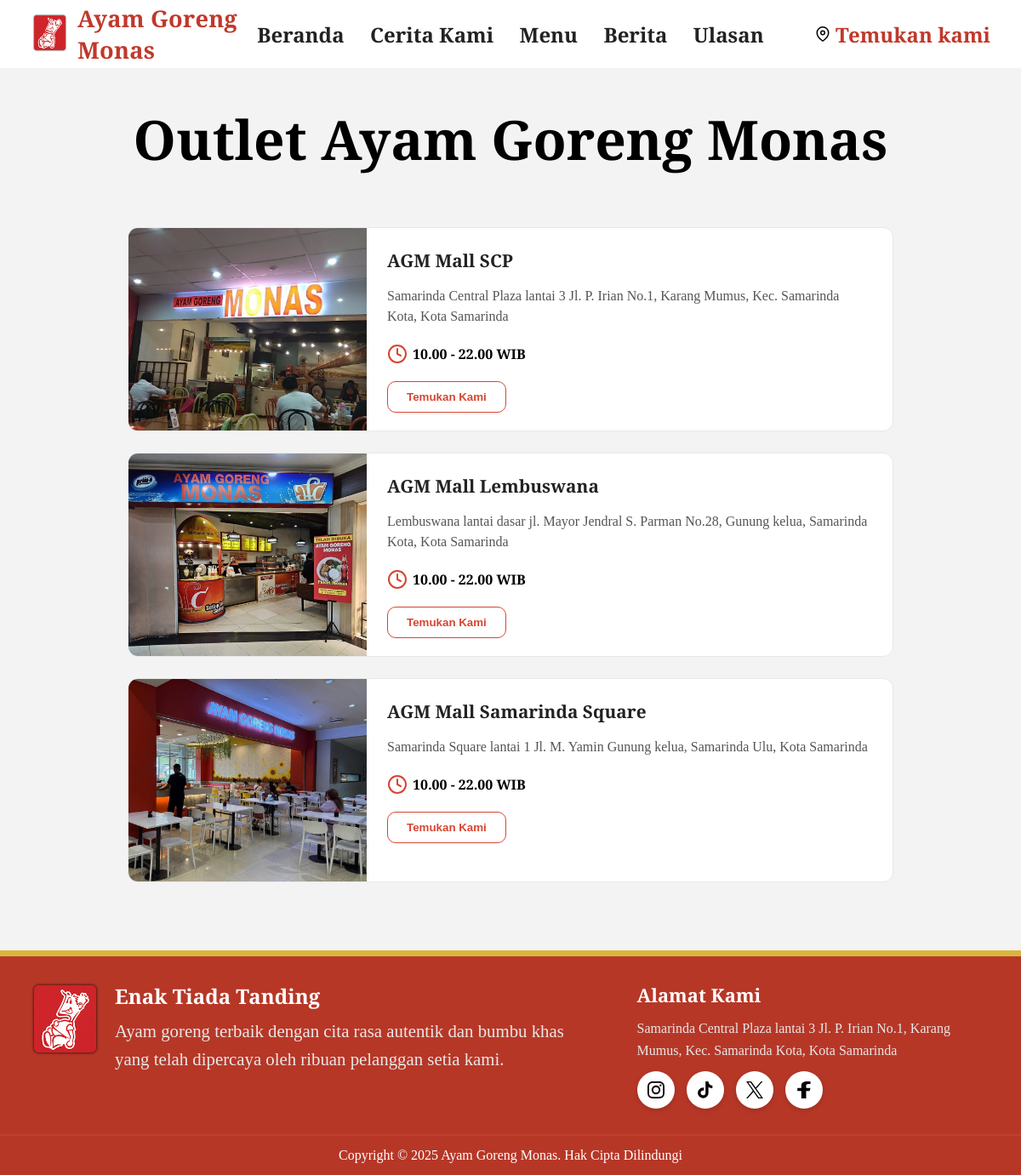
The page /location.php on the database its author committed.
### tables this page shows
CREATE TABLE `header` (
  `id` int NOT NULL,
  `logo` varchar(255) DEFAULT NULL,
  `nama_bisnis` varchar(255) DEFAULT NULL,
  `location_url` varchar(255) DEFAULT NULL,
  `nav_home` varchar(255) DEFAULT 'Beranda',
  `nav_story` varchar(255) DEFAULT 'Cerita Kami',
  `nav_menu` varchar(255) DEFAULT 'Menu',
  `nav_news` varchar(255) DEFAULT 'Berita',
  `nav_review` varchar(255) DEFAULT 'Ulasan'
);

CREATE TABLE `lokasi` (
  `id` int NOT NULL,
  `nama` varchar(255) NOT NULL,
  `alamat` text NOT NULL,
  `jam` varchar(50) NOT NULL,
  `gambar` varchar(255) NOT NULL
);

CREATE TABLE `footer` (
  `id` int NOT NULL,
  `logo` varchar(255) DEFAULT NULL,
  `slogan` varchar(255) DEFAULT NULL,
  `link_story` varchar(255) DEFAULT NULL,
  `link_menu` varchar(255) DEFAULT NULL,
  `link_news` varchar(255) DEFAULT NULL,
  `whatsapp` varchar(255) DEFAULT NULL,
  `email` varchar(255) DEFAULT NULL,
  `alamat` text,
  `maps_embed` text,
  `instagram` varchar(255) DEFAULT NULL,
  `tiktok` varchar(255) DEFAULT NULL,
  `x` varchar(255) DEFAULT NULL,
  `facebook` varchar(255) DEFAULT NULL
);

### location.php (the view, shortened to what this page needs)
<?php
include "conn.php";
$header = mysqli_fetch_assoc(mysqli_query($conn, "SELECT * FROM header WHERE id = 1"));
$footer = mysqli_query($conn, "SELECT * FROM footer WHERE id = 1");
$f = mysqli_fetch_assoc($footer);
$lokasi = mysqli_query($conn, "SELECT * FROM lokasi");
?>
<!DOCTYPE html>
<html>
<head>
    <link rel="stylesheet" href="./style/header.css" />
    <link rel="stylesheet" href="./style/location.css" />
    <link rel="stylesheet" href="./style/footer.css" />
</head>
<body>
<?php include 'header.php'; ?>
<section class="location">
    <h2>Outlet Ayam Goreng Monas</h2>
    <div class="location-card">
    <?php while ($row = mysqli_fetch_assoc($lokasi)) { ?>
        <div class="card">
            <img src="Source/<?php echo htmlspecialchars($row['gambar']); ?>"
                 alt="<?php echo htmlspecialchars($row['nama']); ?>" />
            <div class="card-content">
                <h3><?php echo htmlspecialchars($row['nama']); ?></h3>
                <p><?php echo nl2br(htmlspecialchars($row['alamat'])); ?></p>
                <p class="time">
                    <i data-feather="clock"></i>
                    <span><?php echo htmlspecialchars($row['jam']); ?></span>
                </p>
                <button class="detail-btn">Temukan Kami</button>
            </div>
        </div>
    <?php } ?>
    </div>
</section>
<?php include 'footer.php'; ?>
</body>
</html>

### header.php
<?php
  $activePage = basename($_SERVER['PHP_SELF']);
  ?>
<section class="main-header">
      <div class="header-left">
        <div class="restaurant-logo">
          <img src="./source/<?= $header['logo']; ?>" alt="Restaurant Logo" />
        </div>
        <div class="restaurant-name">
        <a href="login_admin.php">
          <?= $header['nama_bisnis']; ?>
        </a>
        </div>
      </div>
      <nav class="header-middle">
        <a href="index.php" class="nav home <?= ($activePage == 'index.php') ? 'active' : '' ?>"><?= $header['nav_home']; ?></a>
        <a href="story.php" class="nav story <?= ($activePage == 'story.php') ? 'active' : '' ?>"><?= $header['nav_story']; ?></a>
        <a href="menu.php" class="nav menu <?= ($activePage == 'menu.php') ? 'active' : '' ?>"><?= $header['nav_menu']; ?></a>
        <a href="news.php" class="nav news <?= ($activePage == 'news.php') ? 'active' : '' ?>"><?= $header['nav_news']; ?></a>
        <a href="review.php" class="nav nav-review <?= ($activePage == 'review.php') ? 'active' : '' ?>"><?= $header['nav_review']; ?></a>
      </nav>
      <div class="header-right">
        <a href="location.php" class="find-store <?= ($activePage == 'location.php') ? 'active' : '' ?>">
          <img src="Source/map-pin.svg" alt="map icon" />
          Temukan kami
        </a>
      </div>
</section>

### footer.php
<section class="footer">
  <div class="footer-top">
    <div class="footer-left">
      <div class="footer-left-inner">
        <div class="footer-logo-img">
          <img src="./Source/<?php echo $f['logo']; ?>" alt="Ayam Goreng Monas Logo" />
        </div>
        <div class="footer-logo-text">
          <h2 class="footer-slogan"><?php echo $f['slogan']; ?></h2>
          <p class="footer-desc">
            Ayam goreng terbaik dengan cita rasa autentik dan bumbu khas yang telah dipercaya oleh ribuan pelanggan setia kami.
          </p>
        </div>
      </div>
    </div>
    <div class="footer-right">
      <h3 class="footer-right-title">Alamat Kami</h3>
      <div class="footer-cabang-content">
        <p><?php echo $f['alamat']; ?></p>
      </div>
      <div class="footer-social">
        <a href="<?php echo $f['instagram']; ?>" class="social-icon">
          <img src="./source/instagram.svg" alt="Instagram" />
        </a>
        <a href="<?php echo $f['tiktok']; ?>" class="social-icon">
          <img src="./source/tiktok.svg" alt="TikTok" />
        </a>
        <a href="<?php echo $f['x']; ?>" class="social-icon">
          <img src="./source/x.svg" alt="X" />
        </a>
        <a href="<?php echo $f['facebook']; ?>" class="social-icon">
          <img src="./source/facebook.svg" alt="Facebook" />
        </a>
      </div>
    </div>
  </div>
  <div class="footer-bottom">
    <p>Copyright &copy; 2025 Ayam Goreng Monas. Hak Cipta Dilindungi</p>
  </div>
</section>

### Style/header.css (style rules this page uses)
* { margin: 0; padding: 0; box-sizing: border-box; }
.main-header { width: 100%; background-color: #ffffff; position: sticky; top: 0; z-index: 1000; display: flex; justify-content: center; align-items: center; padding: 6px 3vw; height: 80px; transition: all 0.3s ease; }
.header-left { display: flex; align-items: center; gap: 10px; }
.header-left, .header-right { flex: 1; display: flex; align-items: center; }
.header-left { justify-content: flex-start; }
.header-right { justify-content: flex-end; }
.header-middle { flex: 0; display: flex; justify-content: center; align-items: center; gap: 1.9rem; }
.restaurant-logo img { width: 45px; height: 45px; object-fit: contain; transition: transform 0.3s ease; }
.restaurant-name { font-family: "Slabo 27px", serif; font-size: 1.7rem; font-weight: 700; color: #c0392b; letter-spacing: 0.2px; transition: color 0.3s ease; }
.restaurant-name a { text-decoration: none; color: inherit; cursor: pointer; }
.header-middle a { position: relative; text-decoration: none; font-family: "Slabo 27px", serif; font-size: 1.5rem; font-weight: 600; color: #222; transition: color 0.3s ease; padding: 6px 0; white-space: nowrap; }
.header-middle a::after, .header-right .find-store::after { content: ""; position: absolute; left: 50%; bottom: 0; width: 0; height: 2px; background-color: #c0392b; transition: all 0.3s ease; transform: translateX(-50%); border-radius: 1px; }
.header-middle a:hover, .header-middle a.active, .header-right .find-store.active { color: #c0392b; }
.header-right .find-store { display: flex; align-items: center; gap: 6px; font-size: 1.5rem; font-weight: 600; color: black; text-decoration: none; }
.header-right .find-store img { width: 18px; height: 18px; object-fit: contain; }
.header-right { display: flex; align-items: center; justify-content: flex-end; gap: 1.8rem; }

### Style/location.css (style rules this page uses)
* { margin: 0; padding: 0; box-sizing: border-box; }
body { display: flex; flex-direction: column; min-height: 100vh; background-color: #f3f3f3; }
.main-header, .location { flex-shrink: 0; }
.location { text-align: center; padding: 40px 20px; font-family: "Slabo 27px", serif; flex: 1; display: flex; flex-direction: column; justify-content: flex-start; }
.location h2 { font-size: 4rem; margin-bottom: 20px; }
.location-card { margin-top: 40px; display: flex; justify-content: center; flex-wrap: wrap; gap: 25px; padding-bottom: 40px; }
.card { width: 100%; max-width: 900px; height: 240px; background: #fff; border: 1px solid #e8e8e8; border-radius: 12px; overflow: hidden; text-align: left; transition: transform 0.2s ease; cursor: pointer; display: flex; }
.card img { width: 280px; height: 240px; object-fit: cover; flex-shrink: 0; }
.card-content { flex: 1; display: flex; flex-direction: column; gap: 12px; padding: 24px; }
.card h3 { font-size: 1.3rem; font-weight: 700; color: #222; margin-bottom: 4px; }
.card p { font-size: 1rem; color: #555; line-height: 1.5; }
.card .time { display: flex; align-items: center; gap: 6px; color: #d64531; font-weight: 600; margin: 8px 0; }
.card .time span { color: black; }
.detail-btn { background-color: transparent; border: 1.8px solid #d64531; color: #d64531; padding: 10px 22px; border-radius: 10px; font-weight: bold; cursor: pointer; transition: all 0.3s; align-self: flex-start; }
.footer { flex-shrink: 0; margin-top: auto; }

### rows shown on the page
header: logo (picture), nama_bisnis "Ayam Goreng Monas", nav_home "Beranda", nav_story "Cerita Kami", nav_menu "Menu", nav_news "Berita", nav_review "Ulasan"
lokasi: gambar (picture), nama "AGM Mall SCP", alamat "Samarinda Central Plaza lantai 3 Jl. P. Irian No.1, Karang Mumus, Kec. Samarinda Kota, Kota Samarinda", jam "10.00 - 22.00 WIB"
lokasi: gambar (picture), nama "AGM Mall Lembuswana", alamat "Lembuswana lantai dasar jl. Mayor Jendral S. Parman No.28, Gunung kelua, Samarinda Kota, Kota Samarinda", jam "10.00 - 22.00 WIB"
lokasi: gambar (picture), nama "AGM Mall Samarinda Square", alamat "Samarinda Square lantai 1 Jl. M. Yamin Gunung kelua, Samarinda Ulu, Kota Samarinda", jam "10.00 - 22.00 WIB"
footer: logo (picture), slogan "Enak Tiada Tanding", alamat "Samarinda Central Plaza lantai 3 Jl. P. Irian No.1, Karang Mumus, Kec. Samarinda Kota, Kota Samarinda"
